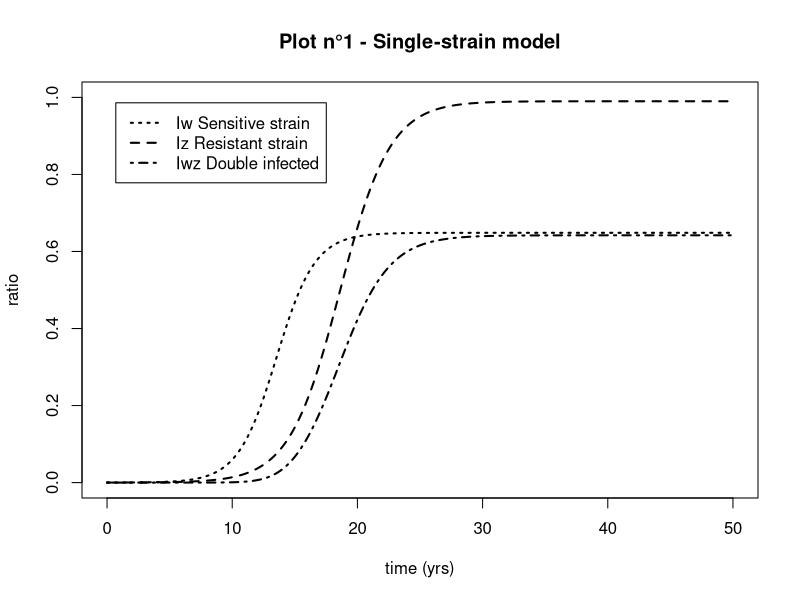
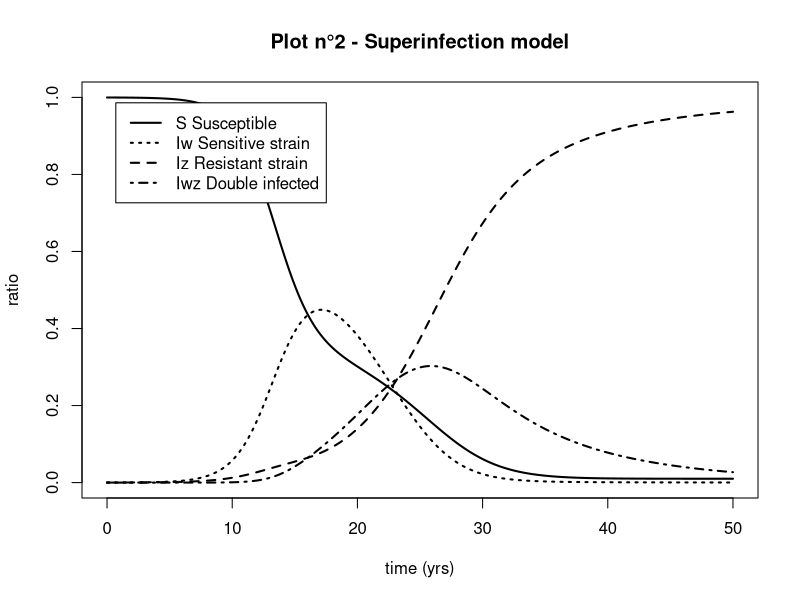
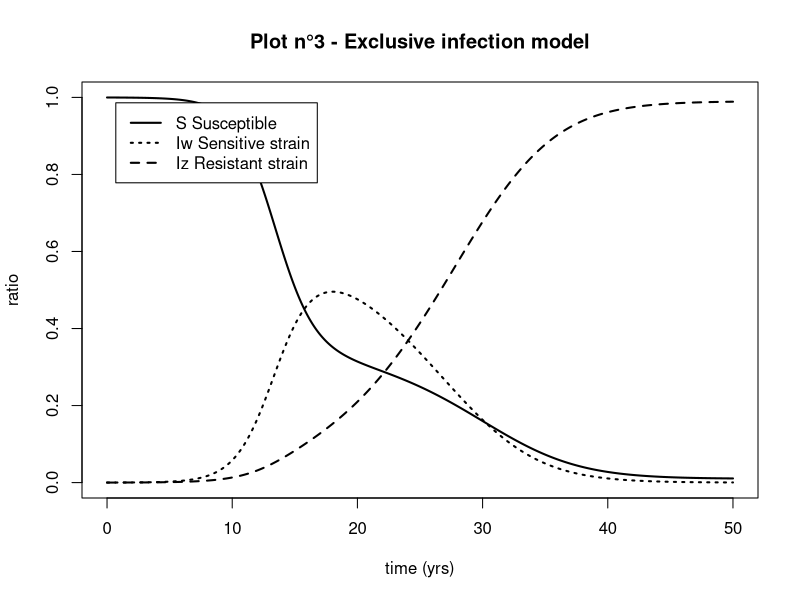
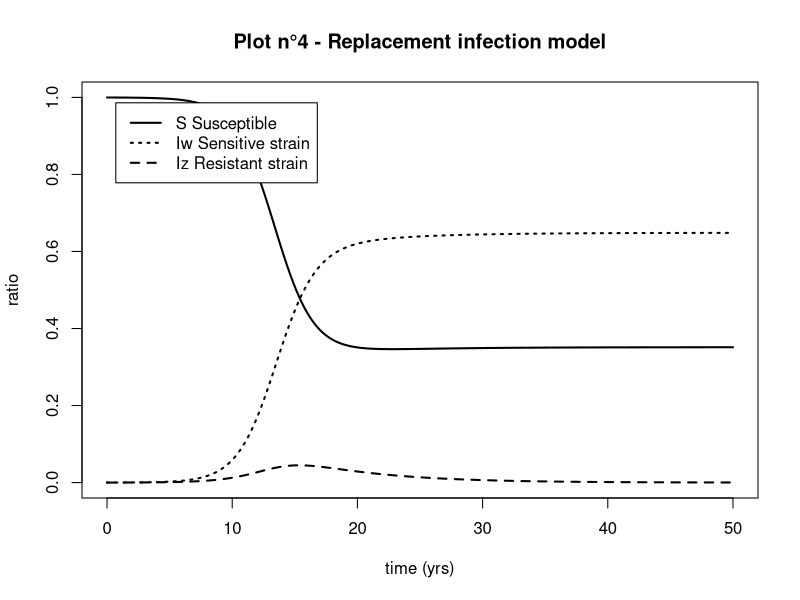
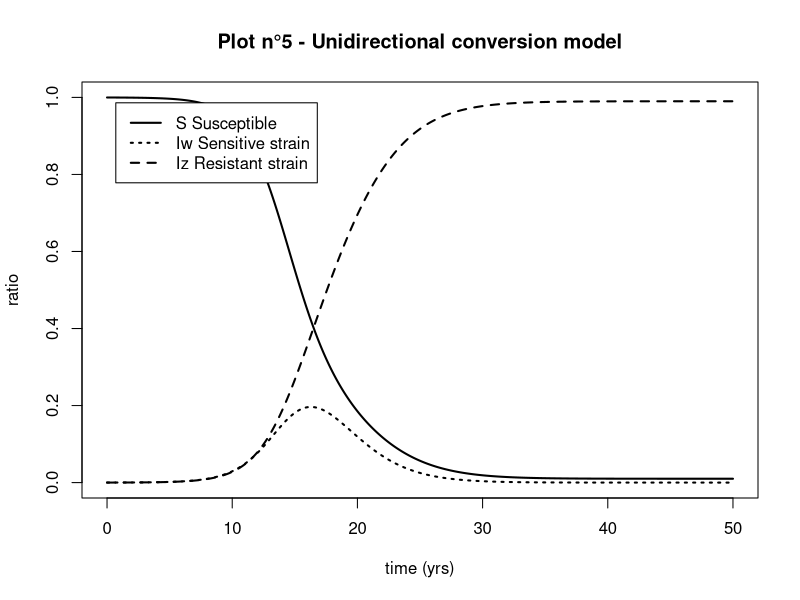
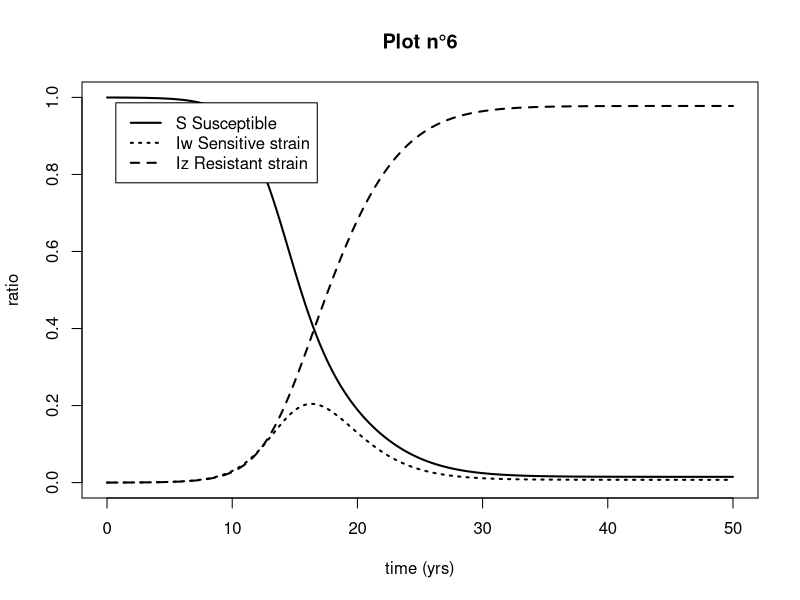

Write the R code that produced these figures, in order.
## ---- chunk 1
library(deSolve)
options("scipen" = 10)
N=10000
a=50
pbeta_w=0.0001
pbeta_z=0.00005
pgammaa=0.005
pgamma_tilt=0.5
pq=0.25
prho=0.1
pphi=0.01
peps=0.7

## ---- chunk 2
parameters <- c(beta_w=pbeta_w, beta_z=pbeta_z, gamma=pgammaa, gamma_prim=pgamma_tilt, eps=peps )

state <- c(S1=N-1, S2=N-1, Iw=1, Iz=1)

times=seq(0, a, by=1/12)

SIS_single_strain=function(times, state, parameters){
  with(as.list(c(state,parameters)),
       {dS1 = - beta_w*Iw*S1 + gamma*(1-eps)*Iw + gamma_prim*eps*Iw
        dS2 = - beta_z*Iz*S2 + gamma*Iz
        dIw = beta_w*Iw*S1 - gamma*(1-eps)*Iw - gamma_prim*eps*Iw
        dIz = beta_z*Iz*S2 - gamma*Iz
        list(c(dS1, dS2, dIw, dIz))
       })
}

require(deSolve)

out=as.data.frame(
  ode(y=state, times=times, func=SIS_single_strain, parms=parameters)
)



## ---- chunk 3
plot(times, out$Iw/N, main="Plot n°1 - Single-strain model", xlab="time (yrs)", ylab="ratio", ylim=c(0,1), lty=3, lwd=2, type="l")

lines(times, out$Iz/N, lty=2, lwd=2)

double_inf <- out$Iw*out$Iz

lines(times, double_inf/N^2, lty=4, lwd=2)

legend("topleft" , inset=.05, c("Iw Sensitive strain", "Iz Resistant strain", "Iwz Double infected" ), lty=c(3,2,4), lwd=c(2,2,2))
## ---- chunk 4
parameters <- c(beta_w=pbeta_w, beta_z=pbeta_z, gamma=pgammaa, gamma_prim=pgamma_tilt, eps=peps, q=pq )

state <- c(S=N-2, Iw=1, Iz=1, Iwz=0)

times=seq(0, a, by=1/12)

SIS_superinf=function(times, state, parameters){
  with(as.list(c(state,parameters)),
       {dS = - beta_w*(Iw+q*Iwz)*S - beta_z*(Iz+q*Iwz)*S + gamma*(1-eps)*Iw + gamma_prim*eps*Iw + gamma*Iz
        dIw = beta_w*(Iw+q*Iwz)*S + gamma*Iwz - beta_z*(Iz+q*Iwz)*Iw - gamma*(1-eps)*Iw - gamma_prim*eps*Iw 
        dIz = beta_z*(Iz+q*Iwz)*S + gamma*(1-eps)*Iwz + gamma_prim*eps*Iwz - beta_w*(Iw+q*Iwz)*Iz - gamma*Iz 
        dIwz = beta_w*(Iw+q*Iwz)*Iz + beta_z*(Iz+q*Iwz)*Iw - gamma*Iwz - gamma*(1-eps)*Iwz - gamma_prim*eps*Iwz
        list(c(dS, dIw, dIz, dIwz))
       })
}

require(deSolve)

out_super=as.data.frame(
  ode(y=state, times=times, func=SIS_superinf, parms=parameters)
)

## ---- chunk 5
plot(times, out_super$S/N, main="Plot n°2 - Superinfection model", xlab="time (yrs)", ylab="ratio", ylim=c(0,1), lty=1, lwd=2, type="l")
lines(times, out_super$Iw/N, lty=3, lwd=2)
lines(times, out_super$Iz/N, lty=2, lwd=2)
lines(times, out_super$Iwz/N, lty=4, lwd=2)

legend("topleft" , inset=.05, c("S Susceptible","Iw Sensitive strain", "Iz Resistant strain", "Iwz Double infected" ), lty=c(1,3,2,4), lwd=c(2,2,2,2))
## ---- chunk 6
parameters <- c(beta_w=pbeta_w, beta_z=pbeta_z, gamma=pgammaa, gamma_prim=pgamma_tilt, eps=peps)

state <- c(S=N-2, Iw=1, Iz=1)

times=seq(0, a, by=1/12)

SIS_exclusive=function(times, state, parameters){
  with(as.list(c(state,parameters)),
       {dS = - beta_w*Iw*S - beta_z*Iz*S + gamma*(1-eps)*Iw + gamma_prim*eps*Iw + gamma*Iz
        dIw = beta_w*Iw*S - gamma*(1-eps)*Iw - gamma_prim*eps*Iw
        dIz = beta_z*Iz*S - gamma*Iz
        list(c(dS, dIw, dIz))
       })
}

require(deSolve)

out_exc=as.data.frame(
  ode(y=state, times=times, func=SIS_exclusive, parms=parameters)
)

## ---- chunk 7
plot(times, out_exc$S/N, main="Plot n°3 - Exclusive infection model", xlab="time (yrs)", ylab="ratio", ylim=c(0,1), lty=1, lwd=2, type="l")
lines(times, out_exc$Iw/N, lty=3, lwd=2)
lines(times, out_exc$Iz/N, lty=2, lwd=2)

legend("topleft" , inset=.05, c("S Susceptible","Iw Sensitive strain", "Iz Resistant strain" ), lty=c(1,3,2), lwd=c(2,2,2))

## ---- chunk 8
parameters <- c(beta_w=pbeta_w, beta_z=pbeta_z, gamma=pgammaa, gamma_prim=pgamma_tilt, eps=peps)

state <- c(S=N-2, Iw=1, Iz=1)

times=seq(0, a, by=1/12)

SIS_replacement=function(times, state, parameters){
  with(as.list(c(state,parameters)),
       {dS = - beta_w*Iw*S - beta_z*Iz*S + gamma*(1-eps)*Iw + gamma_prim*eps*Iw + gamma*Iz
        dIw = beta_w*Iw*S - gamma*(1-eps)*Iw - gamma_prim*eps*Iw + (beta_w-beta_z)*Iw*Iz
        dIz = beta_z*Iz*S - gamma*Iz - (beta_w-beta_z)*Iw*Iz
        list(c(dS, dIw, dIz))
       })
}

require(deSolve)

out_rep=as.data.frame(
  ode(y=state, times=times, func=SIS_replacement, parms=parameters)
)

## ---- chunk 9
plot(times, out_rep$S/N, main="Plot n°4 - Replacement infection model", xlab="time (yrs)", ylab="ratio", ylim=c(0,1), lty=1, lwd=2, type="l")
lines(times, out_rep$Iw/N, lty=3, lwd=2)
lines(times, out_rep$Iz/N, lty=2, lwd=2)

legend("topleft" , inset=.05, c("S Susceptible","Iw Sensitive strain", "Iz Resistant strain" ), lty=c(1,3,2), lwd=c(2,2,2))
## ---- chunk 10
parameters <- c(beta_w=pbeta_w, beta_z=pbeta_z, gamma=pgammaa, gamma_prim=pgamma_tilt, eps=peps, rho=prho )

state <- c(S=N-2, Iw=1, Iz=1)

times=seq(0, a, by=1/12)

SIS_unidir=function(times, state, parameters){
  with(as.list(c(state,parameters)),
       {dS = - beta_w*Iw*S - beta_z*Iz*S + gamma*(1-eps)*Iw + gamma_prim*eps*Iw + gamma*Iz
        dIw = beta_w*Iw*S - gamma*(1-eps)*Iw - gamma_prim*eps*Iw - rho*eps*Iw
        dIz = beta_z*Iz*S - gamma*Iz + rho*eps*Iw
        list(c(dS, dIw, dIz))
       })
}

require(deSolve)

out_uni=as.data.frame(
  ode(y=state, times=times, func=SIS_unidir, parms=parameters)
)

## ---- chunk 11
plot(times, out_uni$S/N, main="Plot n°5 - Unidirectional conversion model", xlab="time (yrs)", ylab="ratio", ylim=c(0,1), lty=1, lwd=2, type="l")
lines(times, out_uni$Iw/N, lty=3, lwd=2)
lines(times, out_uni$Iz/N, lty=2, lwd=2)

legend("topleft" , inset=.05, c("S Susceptible","Iw Sensitive strain", "Iz Resistant strain" ), lty=c(1,3,2), lwd=c(2,2,2))
## ---- chunk 12
parameters <- c(beta_w=pbeta_w, beta_z=pbeta_z, gamma=pgammaa, gamma_prim=pgamma_tilt, eps=peps, rho=prho, phi=pphi )

state <- c(S=N-2, Iw=1, Iz=1)

times=seq(0, a, by=1/12)

SIS_bidir=function(times, state, parameters){
  with(as.list(c(state,parameters)),
       {dS = - beta_w*Iw*S - beta_z*Iz*S + gamma*(1-eps)*Iw + gamma_prim*eps*Iw + gamma*Iz
        dIw = beta_w*Iw*S - gamma*(1-eps)*Iw - gamma_prim*eps*Iw - rho*eps*Iw + phi*(1-eps)*Iz
        dIz = beta_z*Iz*S - gamma*Iz + rho*eps*Iw - phi*(1-eps)*Iz
        list(c(dS, dIw, dIz))
       })
}

require(deSolve)

out_bi=as.data.frame(
  ode(y=state, times=times, func=SIS_bidir, parms=parameters)
)

## ---- chunk 13
plot(times, out_bi$S/N, main="Plot n°6", xlab="time (yrs)", ylab="ratio", ylim=c(0,1), lty=1, lwd=2, type="l")
lines(times, out_bi$Iw/N, lty=3, lwd=2)
lines(times, out_bi$Iz/N, lty=2, lwd=2)

legend("topleft" , inset=.05, c("S Susceptible","Iw Sensitive strain", "Iz Resistant strain" ), lty=c(1,3,2), lwd=c(2,2,2))
